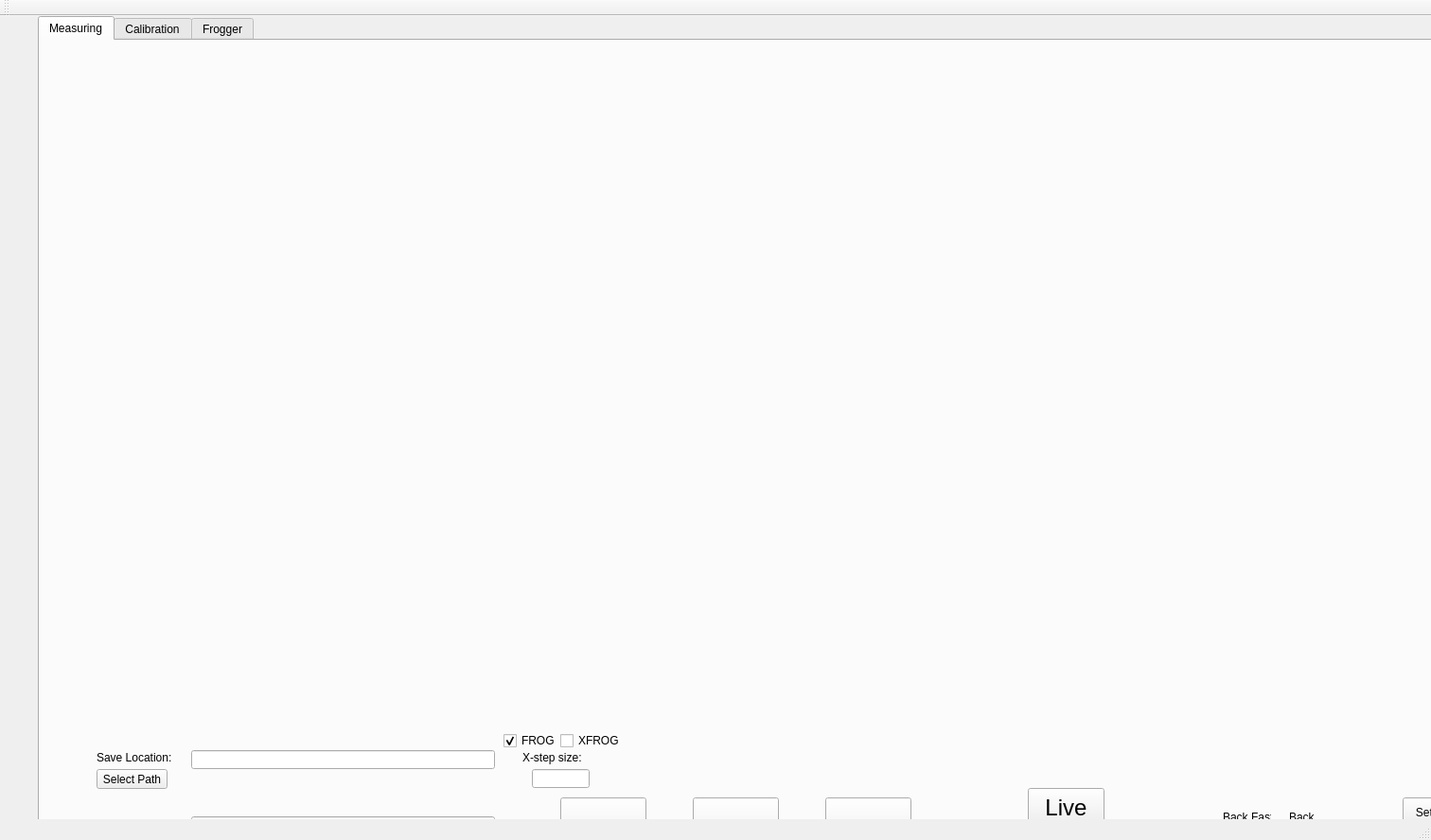
<?xml version="1.0" encoding="UTF-8"?>
<ui version="4.0">
 <class>MainWindow</class>
 <widget class="QMainWindow" name="MainWindow">
  <property name="geometry">
   <rect>
    <x>0</x>
    <y>0</y>
    <width>1512</width>
    <height>888</height>
   </rect>
  </property>
  <property name="windowTitle">
   <string>MainWindow</string>
  </property>
  <widget class="QWidget" name="centralwidget">
   <widget class="QTabWidget" name="Calibration_2">
    <property name="geometry">
     <rect>
      <x>40</x>
      <y>0</y>
      <width>1800</width>
      <height>980</height>
     </rect>
    </property>
    <property name="currentIndex">
     <number>0</number>
    </property>
    <widget class="QWidget" name="Measuring">
     <attribute name="title">
      <string>Measuring</string>
     </attribute>
     <widget class="QToolButton" name="Forward">
      <property name="geometry">
       <rect>
        <x>1600</x>
        <y>830</y>
        <width>50</width>
        <height>50</height>
       </rect>
      </property>
      <property name="text">
       <string>...</string>
      </property>
      <property name="arrowType">
       <enum>Qt::RightArrow</enum>
      </property>
     </widget>
     <widget class="QToolButton" name="Back_Fast">
      <property name="geometry">
       <rect>
        <x>1250</x>
        <y>830</y>
        <width>50</width>
        <height>50</height>
       </rect>
      </property>
      <property name="text">
       <string>...</string>
      </property>
      <property name="arrowType">
       <enum>Qt::LeftArrow</enum>
      </property>
     </widget>
     <widget class="QToolButton" name="Back">
      <property name="geometry">
       <rect>
        <x>1310</x>
        <y>830</y>
        <width>50</width>
        <height>50</height>
       </rect>
      </property>
      <property name="text">
       <string>...</string>
      </property>
      <property name="arrowType">
       <enum>Qt::LeftArrow</enum>
      </property>
     </widget>
     <widget class="QToolButton" name="Forward_Fast">
      <property name="geometry">
       <rect>
        <x>1660</x>
        <y>830</y>
        <width>50</width>
        <height>50</height>
       </rect>
      </property>
      <property name="text">
       <string>...</string>
      </property>
      <property name="arrowType">
       <enum>Qt::RightArrow</enum>
      </property>
     </widget>
     <widget class="GraphicsLayoutWidget" name="Intensity_SHG" native="true">
      <property name="geometry">
       <rect>
        <x>630</x>
        <y>50</y>
        <width>1141</width>
        <height>721</height>
       </rect>
      </property>
     </widget>
     <widget class="QLabel" name="label_5">
      <property name="geometry">
       <rect>
        <x>1410</x>
        <y>840</y>
        <width>141</width>
        <height>21</height>
       </rect>
      </property>
      <property name="text">
       <string>Note: Home will only get </string>
      </property>
     </widget>
     <widget class="QLabel" name="label_6">
      <property name="geometry">
       <rect>
        <x>1410</x>
        <y>860</y>
        <width>151</width>
        <height>21</height>
       </rect>
      </property>
      <property name="text">
       <string>you roughly back to centre </string>
      </property>
     </widget>
     <widget class="QLabel" name="label_7">
      <property name="geometry">
       <rect>
        <x>1250</x>
        <y>810</y>
        <width>51</width>
        <height>21</height>
       </rect>
      </property>
      <property name="text">
       <string>Back Fast</string>
      </property>
     </widget>
     <widget class="QLabel" name="label_8">
      <property name="geometry">
       <rect>
        <x>1320</x>
        <y>810</y>
        <width>41</width>
        <height>21</height>
       </rect>
      </property>
      <property name="text">
       <string>Back</string>
      </property>
     </widget>
     <widget class="QLabel" name="label_9">
      <property name="geometry">
       <rect>
        <x>1660</x>
        <y>810</y>
        <width>71</width>
        <height>21</height>
       </rect>
      </property>
      <property name="text">
       <string>Forward Fast</string>
      </property>
     </widget>
     <widget class="QLabel" name="label_10">
      <property name="geometry">
       <rect>
        <x>1600</x>
        <y>810</y>
        <width>51</width>
        <height>21</height>
       </rect>
      </property>
      <property name="text">
       <string>Forward</string>
      </property>
     </widget>
     <widget class="QLineEdit" name="Location">
      <property name="geometry">
       <rect>
        <x>160</x>
        <y>750</y>
        <width>321</width>
        <height>20</height>
       </rect>
      </property>
      <property name="text">
       <string/>
      </property>
     </widget>
     <widget class="QLineEdit" name="File_name">
      <property name="geometry">
       <rect>
        <x>160</x>
        <y>820</y>
        <width>321</width>
        <height>20</height>
       </rect>
      </property>
      <property name="text">
       <string/>
      </property>
     </widget>
     <widget class="QLabel" name="label_11">
      <property name="geometry">
       <rect>
        <x>60</x>
        <y>750</y>
        <width>81</width>
        <height>16</height>
       </rect>
      </property>
      <property name="text">
       <string>Save Location:</string>
      </property>
     </widget>
     <widget class="QLabel" name="label_12">
      <property name="geometry">
       <rect>
        <x>80</x>
        <y>820</y>
        <width>71</width>
        <height>16</height>
       </rect>
      </property>
      <property name="text">
       <string>File Name:</string>
      </property>
     </widget>
     <widget class="GraphicsLayoutWidget" name="New_spec" native="true">
      <property name="geometry">
       <rect>
        <x>50</x>
        <y>50</y>
        <width>551</width>
        <height>321</height>
       </rect>
      </property>
     </widget>
     <widget class="GraphicsLayoutWidget" name="Old_spec" native="true">
      <property name="geometry">
       <rect>
        <x>50</x>
        <y>400</y>
        <width>551</width>
        <height>321</height>
       </rect>
      </property>
     </widget>
     <widget class="QToolButton" name="Run_Front">
      <property name="geometry">
       <rect>
        <x>830</x>
        <y>800</y>
        <width>91</width>
        <height>61</height>
       </rect>
      </property>
      <property name="text">
       <string>Run from Front</string>
      </property>
      <property name="arrowType">
       <enum>Qt::NoArrow</enum>
      </property>
     </widget>
     <widget class="QToolButton" name="Run_Home">
      <property name="geometry">
       <rect>
        <x>690</x>
        <y>800</y>
        <width>91</width>
        <height>61</height>
       </rect>
      </property>
      <property name="text">
       <string>Run from Home</string>
      </property>
      <property name="arrowType">
       <enum>Qt::NoArrow</enum>
      </property>
     </widget>
     <widget class="QToolButton" name="Run_Back">
      <property name="geometry">
       <rect>
        <x>550</x>
        <y>800</y>
        <width>91</width>
        <height>61</height>
       </rect>
      </property>
      <property name="text">
       <string>Run from Back</string>
      </property>
      <property name="arrowType">
       <enum>Qt::NoArrow</enum>
      </property>
     </widget>
     <widget class="QToolButton" name="Set_Home">
      <property name="geometry">
       <rect>
        <x>1440</x>
        <y>800</y>
        <width>81</width>
        <height>31</height>
       </rect>
      </property>
      <property name="text">
       <string>Set Home</string>
      </property>
      <property name="arrowType">
       <enum>Qt::NoArrow</enum>
      </property>
     </widget>
     <widget class="QToolButton" name="Go_Home">
      <property name="geometry">
       <rect>
        <x>1440</x>
        <y>890</y>
        <width>81</width>
        <height>31</height>
       </rect>
      </property>
      <property name="text">
       <string>Go to Home</string>
      </property>
      <property name="arrowType">
       <enum>Qt::NoArrow</enum>
      </property>
     </widget>
     <widget class="QPushButton" name="Live">
      <property name="geometry">
       <rect>
        <x>1044</x>
        <y>790</y>
        <width>81</width>
        <height>41</height>
       </rect>
      </property>
      <property name="font">
       <font>
        <pointsize>18</pointsize>
       </font>
      </property>
      <property name="text">
       <string>Live</string>
      </property>
     </widget>
     <widget class="QLineEdit" name="ExposureTime">
      <property name="geometry">
       <rect>
        <x>990</x>
        <y>860</y>
        <width>61</width>
        <height>20</height>
       </rect>
      </property>
      <property name="text">
       <string/>
      </property>
     </widget>
     <widget class="QLabel" name="label_165">
      <property name="geometry">
       <rect>
        <x>980</x>
        <y>840</y>
        <width>91</width>
        <height>16</height>
       </rect>
      </property>
      <property name="text">
       <string>Exposure Time :</string>
      </property>
     </widget>
     <widget class="QToolButton" name="Abort">
      <property name="geometry">
       <rect>
        <x>1040</x>
        <y>890</y>
        <width>91</width>
        <height>41</height>
       </rect>
      </property>
      <property name="text">
       <string>ABORT</string>
      </property>
      <property name="arrowType">
       <enum>Qt::NoArrow</enum>
      </property>
     </widget>
     <widget class="QLineEdit" name="DelaySteps">
      <property name="geometry">
       <rect>
        <x>1120</x>
        <y>860</y>
        <width>61</width>
        <height>20</height>
       </rect>
      </property>
      <property name="text">
       <string/>
      </property>
     </widget>
     <widget class="QLabel" name="label_166">
      <property name="geometry">
       <rect>
        <x>1120</x>
        <y>840</y>
        <width>81</width>
        <height>16</height>
       </rect>
      </property>
      <property name="text">
       <string>Delay Steps:</string>
      </property>
     </widget>
     <widget class="QPushButton" name="SelectPath">
      <property name="geometry">
       <rect>
        <x>60</x>
        <y>770</y>
        <width>75</width>
        <height>21</height>
       </rect>
      </property>
      <property name="text">
       <string>Select Path</string>
      </property>
     </widget>
     <widget class="QToolButton" name="SaveSpectrum">
      <property name="geometry">
       <rect>
        <x>690</x>
        <y>880</y>
        <width>91</width>
        <height>41</height>
       </rect>
      </property>
      <property name="text">
       <string>Save Spec</string>
      </property>
      <property name="arrowType">
       <enum>Qt::NoArrow</enum>
      </property>
     </widget>
     <widget class="QToolButton" name="Run_Calib_Back">
      <property name="geometry">
       <rect>
        <x>550</x>
        <y>870</y>
        <width>91</width>
        <height>61</height>
       </rect>
      </property>
      <property name="text">
       <string>Run calibration 
from back</string>
      </property>
      <property name="arrowType">
       <enum>Qt::NoArrow</enum>
      </property>
     </widget>
     <widget class="QToolButton" name="Run_Calib_Front">
      <property name="geometry">
       <rect>
        <x>830</x>
        <y>870</y>
        <width>91</width>
        <height>61</height>
       </rect>
      </property>
      <property name="text">
       <string>Run calibration 
from front</string>
      </property>
      <property name="arrowType">
       <enum>Qt::NoArrow</enum>
      </property>
     </widget>
     <widget class="QProgressBar" name="ProgressBar">
      <property name="geometry">
       <rect>
        <x>77</x>
        <y>890</y>
        <width>401</width>
        <height>23</height>
       </rect>
      </property>
      <property name="value">
       <number>24</number>
      </property>
     </widget>
     <widget class="QCheckBox" name="FROG">
      <property name="geometry">
       <rect>
        <x>490</x>
        <y>730</y>
        <width>87</width>
        <height>20</height>
       </rect>
      </property>
      <property name="text">
       <string>FROG</string>
      </property>
      <property name="checked">
       <bool>true</bool>
      </property>
      <property name="autoExclusive">
       <bool>false</bool>
      </property>
      <attribute name="buttonGroup">
       <string notr="true">buttonGroup_3</string>
      </attribute>
     </widget>
     <widget class="QCheckBox" name="XFROG">
      <property name="geometry">
       <rect>
        <x>550</x>
        <y>730</y>
        <width>87</width>
        <height>20</height>
       </rect>
      </property>
      <property name="text">
       <string>XFROG</string>
      </property>
      <property name="autoExclusive">
       <bool>false</bool>
      </property>
      <attribute name="buttonGroup">
       <string notr="true">buttonGroup_3</string>
      </attribute>
     </widget>
     <widget class="QLabel" name="label_167">
      <property name="geometry">
       <rect>
        <x>510</x>
        <y>750</y>
        <width>81</width>
        <height>16</height>
       </rect>
      </property>
      <property name="text">
       <string>X-step size:</string>
      </property>
     </widget>
     <widget class="QLineEdit" name="StepTime">
      <property name="geometry">
       <rect>
        <x>520</x>
        <y>770</y>
        <width>61</width>
        <height>20</height>
       </rect>
      </property>
      <property name="text">
       <string/>
      </property>
     </widget>
    </widget>
    <widget class="QWidget" name="Calibration">
     <attribute name="title">
      <string>Calibration</string>
     </attribute>
     <widget class="GraphicsLayoutWidget" name="Calib_fft_bk" native="true">
      <property name="geometry">
       <rect>
        <x>1010</x>
        <y>50</y>
        <width>751</width>
        <height>421</height>
       </rect>
      </property>
     </widget>
     <widget class="GraphicsLayoutWidget" name="Calib_fft_ft" native="true">
      <property name="geometry">
       <rect>
        <x>1010</x>
        <y>500</y>
        <width>751</width>
        <height>421</height>
       </rect>
      </property>
     </widget>
     <widget class="QLabel" name="label_47">
      <property name="geometry">
       <rect>
        <x>850</x>
        <y>60</y>
        <width>91</width>
        <height>51</height>
       </rect>
      </property>
      <property name="text">
       <string>&lt;html&gt;&lt;head/&gt;&lt;body&gt;&lt;p&gt;Run from back &lt;/p&gt;&lt;p&gt;calibration&lt;/p&gt;&lt;/body&gt;&lt;/html&gt;</string>
      </property>
      <property name="alignment">
       <set>Qt::AlignCenter</set>
      </property>
     </widget>
     <widget class="QLabel" name="label_48">
      <property name="geometry">
       <rect>
        <x>850</x>
        <y>500</y>
        <width>91</width>
        <height>51</height>
       </rect>
      </property>
      <property name="text">
       <string>&lt;html&gt;&lt;head/&gt;&lt;body&gt;&lt;p&gt;Run from front &lt;/p&gt;&lt;p&gt;calibration&lt;/p&gt;&lt;/body&gt;&lt;/html&gt;</string>
      </property>
      <property name="alignment">
       <set>Qt::AlignCenter</set>
      </property>
     </widget>
     <widget class="GraphicsLayoutWidget" name="Calib_raw_bk" native="true">
      <property name="geometry">
       <rect>
        <x>30</x>
        <y>50</y>
        <width>751</width>
        <height>421</height>
       </rect>
      </property>
     </widget>
     <widget class="GraphicsLayoutWidget" name="Calib_raw_ft" native="true">
      <property name="geometry">
       <rect>
        <x>30</x>
        <y>500</y>
        <width>751</width>
        <height>421</height>
       </rect>
      </property>
     </widget>
     <widget class="QLabel" name="label_171">
      <property name="geometry">
       <rect>
        <x>830</x>
        <y>560</y>
        <width>141</width>
        <height>51</height>
       </rect>
      </property>
      <property name="text">
       <string>&lt;html&gt;&lt;head/&gt;&lt;body&gt;&lt;p&gt;Back step amplitude :&lt;/p&gt;&lt;/body&gt;&lt;/html&gt;</string>
      </property>
      <property name="alignment">
       <set>Qt::AlignCenter</set>
      </property>
     </widget>
     <widget class="QLineEdit" name="Back_Amplitude">
      <property name="geometry">
       <rect>
        <x>860</x>
        <y>610</y>
        <width>71</width>
        <height>31</height>
       </rect>
      </property>
      <property name="text">
       <string/>
      </property>
     </widget>
     <widget class="QLineEdit" name="Front_Amplitude">
      <property name="geometry">
       <rect>
        <x>860</x>
        <y>180</y>
        <width>71</width>
        <height>31</height>
       </rect>
      </property>
      <property name="text">
       <string/>
      </property>
     </widget>
     <widget class="QLabel" name="label_172">
      <property name="geometry">
       <rect>
        <x>820</x>
        <y>130</y>
        <width>161</width>
        <height>41</height>
       </rect>
      </property>
      <property name="text">
       <string>&lt;html&gt;&lt;head/&gt;&lt;body&gt;&lt;p&gt;Forwards step amplitude :&lt;/p&gt;&lt;/body&gt;&lt;/html&gt;</string>
      </property>
      <property name="alignment">
       <set>Qt::AlignCenter</set>
      </property>
     </widget>
     <widget class="QToolButton" name="UpdateBack">
      <property name="geometry">
       <rect>
        <x>850</x>
        <y>400</y>
        <width>91</width>
        <height>41</height>
       </rect>
      </property>
      <property name="text">
       <string>Update back
calibration</string>
      </property>
      <property name="arrowType">
       <enum>Qt::NoArrow</enum>
      </property>
     </widget>
     <widget class="QToolButton" name="UpdateFront">
      <property name="geometry">
       <rect>
        <x>850</x>
        <y>850</y>
        <width>91</width>
        <height>41</height>
       </rect>
      </property>
      <property name="text">
       <string>Update front
calibration</string>
      </property>
      <property name="arrowType">
       <enum>Qt::NoArrow</enum>
      </property>
     </widget>
     <widget class="QCheckBox" name="Back_all">
      <property name="geometry">
       <rect>
        <x>910</x>
        <y>270</y>
        <width>87</width>
        <height>20</height>
       </rect>
      </property>
      <property name="text">
       <string>Plot all</string>
      </property>
      <attribute name="buttonGroup">
       <string notr="true">buttonGroup</string>
      </attribute>
     </widget>
     <widget class="QCheckBox" name="Back_one">
      <property name="geometry">
       <rect>
        <x>910</x>
        <y>230</y>
        <width>87</width>
        <height>20</height>
       </rect>
      </property>
      <property name="text">
       <string>Plot one</string>
      </property>
      <property name="checked">
       <bool>true</bool>
      </property>
      <attribute name="buttonGroup">
       <string notr="true">buttonGroup</string>
      </attribute>
     </widget>
     <widget class="QCheckBox" name="Front_one">
      <property name="geometry">
       <rect>
        <x>910</x>
        <y>660</y>
        <width>87</width>
        <height>20</height>
       </rect>
      </property>
      <property name="text">
       <string>Plot one</string>
      </property>
      <property name="checked">
       <bool>true</bool>
      </property>
      <attribute name="buttonGroup">
       <string notr="true">buttonGroup_2</string>
      </attribute>
     </widget>
     <widget class="QCheckBox" name="Front_all">
      <property name="geometry">
       <rect>
        <x>910</x>
        <y>700</y>
        <width>87</width>
        <height>20</height>
       </rect>
      </property>
      <property name="text">
       <string>Plot all</string>
      </property>
      <attribute name="buttonGroup">
       <string notr="true">buttonGroup_2</string>
      </attribute>
     </widget>
     <widget class="QLCDNumber" name="Back_Amp_calib">
      <property name="geometry">
       <rect>
        <x>860</x>
        <y>770</y>
        <width>71</width>
        <height>31</height>
       </rect>
      </property>
     </widget>
     <widget class="QLCDNumber" name="Front_Amp_calib">
      <property name="geometry">
       <rect>
        <x>860</x>
        <y>340</y>
        <width>71</width>
        <height>31</height>
       </rect>
      </property>
     </widget>
     <zorder>label_172</zorder>
     <zorder>Calib_fft_bk</zorder>
     <zorder>Calib_fft_ft</zorder>
     <zorder>label_47</zorder>
     <zorder>label_48</zorder>
     <zorder>Calib_raw_bk</zorder>
     <zorder>Calib_raw_ft</zorder>
     <zorder>label_171</zorder>
     <zorder>Back_Amplitude</zorder>
     <zorder>UpdateBack</zorder>
     <zorder>UpdateFront</zorder>
     <zorder>Back_all</zorder>
     <zorder>Back_one</zorder>
     <zorder>Front_one</zorder>
     <zorder>Front_all</zorder>
     <zorder>Back_Amp_calib</zorder>
     <zorder>Front_Amp_calib</zorder>
     <zorder>Front_Amplitude</zorder>
    </widget>
    <widget class="QWidget" name="Frogger">
     <attribute name="title">
      <string>Frogger</string>
     </attribute>
     <widget class="GraphicsLayoutWidget" name="Intensity_Wavelength" native="true">
      <property name="geometry">
       <rect>
        <x>1000</x>
        <y>40</y>
        <width>771</width>
        <height>421</height>
       </rect>
      </property>
     </widget>
     <widget class="GraphicsLayoutWidget" name="Intensity_Time" native="true">
      <property name="geometry">
       <rect>
        <x>1000</x>
        <y>510</y>
        <width>771</width>
        <height>421</height>
       </rect>
      </property>
     </widget>
     <widget class="GraphicsLayoutWidget" name="Spec_Manipulation" native="true">
      <property name="geometry">
       <rect>
        <x>50</x>
        <y>40</y>
        <width>591</width>
        <height>421</height>
       </rect>
      </property>
     </widget>
     <widget class="QToolButton" name="Set_ROI">
      <property name="geometry">
       <rect>
        <x>700</x>
        <y>80</y>
        <width>75</width>
        <height>24</height>
       </rect>
      </property>
      <property name="text">
       <string>Set ROI</string>
      </property>
     </widget>
     <widget class="QToolButton" name="C">
      <property name="geometry">
       <rect>
        <x>700</x>
        <y>130</y>
        <width>75</width>
        <height>24</height>
       </rect>
      </property>
      <property name="text">
       <string>C</string>
      </property>
     </widget>
     <widget class="QToolButton" name="E">
      <property name="geometry">
       <rect>
        <x>700</x>
        <y>180</y>
        <width>75</width>
        <height>24</height>
       </rect>
      </property>
      <property name="text">
       <string>E</string>
      </property>
     </widget>
     <widget class="QToolButton" name="F">
      <property name="geometry">
       <rect>
        <x>700</x>
        <y>230</y>
        <width>75</width>
        <height>24</height>
       </rect>
      </property>
      <property name="text">
       <string>F</string>
      </property>
     </widget>
     <widget class="QToolButton" name="Submit">
      <property name="geometry">
       <rect>
        <x>700</x>
        <y>410</y>
        <width>75</width>
        <height>24</height>
       </rect>
      </property>
      <property name="text">
       <string>Submit</string>
      </property>
     </widget>
     <widget class="GraphicsLayoutWidget" name="Retrieved" native="true">
      <property name="geometry">
       <rect>
        <x>50</x>
        <y>500</y>
        <width>591</width>
        <height>411</height>
       </rect>
      </property>
     </widget>
     <widget class="QToolButton" name="Stop">
      <property name="geometry">
       <rect>
        <x>740</x>
        <y>850</y>
        <width>75</width>
        <height>24</height>
       </rect>
      </property>
      <property name="text">
       <string>Stop</string>
      </property>
     </widget>
     <widget class="QLabel" name="label_13">
      <property name="geometry">
       <rect>
        <x>700</x>
        <y>570</y>
        <width>49</width>
        <height>16</height>
       </rect>
      </property>
      <property name="text">
       <string>TextLabel</string>
      </property>
     </widget>
     <widget class="QLCDNumber" name="lcdNumber">
      <property name="geometry">
       <rect>
        <x>780</x>
        <y>570</y>
        <width>64</width>
        <height>23</height>
       </rect>
      </property>
     </widget>
     <widget class="QLCDNumber" name="lcdNumber_2">
      <property name="geometry">
       <rect>
        <x>780</x>
        <y>610</y>
        <width>64</width>
        <height>23</height>
       </rect>
      </property>
     </widget>
     <widget class="QLabel" name="label_14">
      <property name="geometry">
       <rect>
        <x>700</x>
        <y>610</y>
        <width>49</width>
        <height>16</height>
       </rect>
      </property>
      <property name="text">
       <string>TextLabel</string>
      </property>
     </widget>
     <widget class="QLCDNumber" name="lcdNumber_3">
      <property name="geometry">
       <rect>
        <x>780</x>
        <y>650</y>
        <width>64</width>
        <height>23</height>
       </rect>
      </property>
     </widget>
     <widget class="QLabel" name="label_15">
      <property name="geometry">
       <rect>
        <x>700</x>
        <y>650</y>
        <width>49</width>
        <height>16</height>
       </rect>
      </property>
      <property name="text">
       <string>TextLabel</string>
      </property>
     </widget>
     <widget class="QLCDNumber" name="lcdNumber_4">
      <property name="geometry">
       <rect>
        <x>780</x>
        <y>690</y>
        <width>64</width>
        <height>23</height>
       </rect>
      </property>
     </widget>
     <widget class="QLabel" name="label_16">
      <property name="geometry">
       <rect>
        <x>700</x>
        <y>690</y>
        <width>49</width>
        <height>16</height>
       </rect>
      </property>
      <property name="text">
       <string>TextLabel</string>
      </property>
     </widget>
     <widget class="QLCDNumber" name="lcdNumber_5">
      <property name="geometry">
       <rect>
        <x>780</x>
        <y>730</y>
        <width>64</width>
        <height>23</height>
       </rect>
      </property>
     </widget>
     <widget class="QLabel" name="label_17">
      <property name="geometry">
       <rect>
        <x>700</x>
        <y>730</y>
        <width>49</width>
        <height>16</height>
       </rect>
      </property>
      <property name="text">
       <string>TextLabel</string>
      </property>
     </widget>
     <widget class="QLCDNumber" name="lcdNumber_6">
      <property name="geometry">
       <rect>
        <x>780</x>
        <y>770</y>
        <width>64</width>
        <height>23</height>
       </rect>
      </property>
     </widget>
     <widget class="QLabel" name="label_18">
      <property name="geometry">
       <rect>
        <x>700</x>
        <y>770</y>
        <width>49</width>
        <height>16</height>
       </rect>
      </property>
      <property name="text">
       <string>TextLabel</string>
      </property>
     </widget>
     <widget class="QToolButton" name="Reset_ROI">
      <property name="geometry">
       <rect>
        <x>700</x>
        <y>40</y>
        <width>75</width>
        <height>24</height>
       </rect>
      </property>
      <property name="text">
       <string>Reset ROI</string>
      </property>
     </widget>
    </widget>
   </widget>
  </widget>
  <widget class="QMenuBar" name="menubar">
   <property name="geometry">
    <rect>
     <x>0</x>
     <y>0</y>
     <width>1512</width>
     <height>37</height>
    </rect>
   </property>
  </widget>
  <widget class="QStatusBar" name="statusbar"/>
  <widget class="QToolBar" name="FROGOMETER">
   <property name="windowTitle">
    <string>toolBar</string>
   </property>
   <attribute name="toolBarArea">
    <enum>TopToolBarArea</enum>
   </attribute>
   <attribute name="toolBarBreak">
    <bool>false</bool>
   </attribute>
  </widget>
 </widget>
 <customwidgets>
  <customwidget>
   <class>GraphicsLayoutWidget</class>
   <extends>QWidget</extends>
   <header location="global">pyqtgraph</header>
   <container>1</container>
  </customwidget>
 </customwidgets>
 <resources/>
 <connections/>
 <buttongroups>
  <buttongroup name="buttonGroup"/>
  <buttongroup name="buttonGroup_2"/>
  <buttongroup name="buttonGroup_3"/>
 </buttongroups>
</ui>
